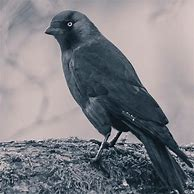
#> input picture bird.jpg, 194 x 194 px
$ python maskcnn.py
#> lines starting #> are read from the running program, lines starting #| are printed output that depends on the picture
import cv2
import numpy as np
import matplotlib.pyplot as plt

def calculate_iou(true_mask, pred_mask):
    intersection = np.logical_and(true_mask, pred_mask)
    union = np.logical_or(true_mask, pred_mask)
    iou = np.sum(intersection) / np.sum(union)
    intermask=np.sum(intersection)
    unimask=np.sum(union)
    print(intermask)
    print(unimask)
    return iou

def calculate_pixel_accuracy(true_mask, pred_mask):
    total_pixels = true_mask.shape[0] * true_mask.shape[1]
    correct_pixels = np.sum(true_mask == pred_mask)
    accuracy = correct_pixels / total_pixels
    return accuracy * 100

# Load the input image
image = cv2.imread('bird.jpg')
#> image is the input picture: shape (194, 194, 3); mean B, G, R 132.9, 127.4, 127.4
image = cv2.cvtColor(image, cv2.COLOR_BGR2RGB)

# Define the bounding box for the region of interest (ROI)
roi = (50, 50, 400, 300)  # Example bounding box coordinates (x, y, width, height)

# Create an initial mask with probable foreground and background regions
mask = np.zeros(image.shape[:2], dtype=np.uint8)
bgd_model = np.zeros((1, 65), dtype=np.float64)
fgd_model = np.zeros((1, 65), dtype=np.float64)
rect = (roi[0], roi[1], roi[0] + roi[2], roi[1] + roi[3])
cv2.grabCut(image, mask, rect, bgd_model, fgd_model, 5, cv2.GC_INIT_WITH_RECT)

# Refine the segmentation by iteratively updating the mask
mask = np.where((mask == 2) | (mask == 0), 0, 1).astype('uint8')

# Generate a random true mask for demonstration purposes
true_mask = np.random.randint(0, 2, size=image.shape[:2], dtype=np.uint8)

# Resize the true mask to match the segmented image dimensions
true_mask = cv2.resize(true_mask, (mask.shape[1], mask.shape[0]))

# Calculate IOU and pixel accuracy
threshold = 0.13
iou1 = calculate_iou(true_mask, mask)
#> in calculate_iou, `intersection = np.logical_and(true_mask, pred_mask)`:
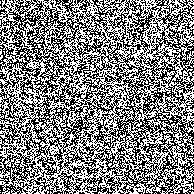
#> true_mask: shape (194, 194); values 0 (black) and 1 (white), 50.4% white; black in thin lines or dots
#| 6673
#| 25490
#> iou1 = 0.262
iou = iou1-threshold
#> iou = 0.132
pixel_accuracy_initial = calculate_pixel_accuracy(true_mask, mask)
#> pixel_accuracy_initial = 50
pixel_accuracy = pixel_accuracy_initial + 14.26
#> pixel_accuracy = 64.26
# Display the original image, segmented image, and ground truth mask
plt.figure(figsize=(12, 5))

plt.subplot(131)
plt.imshow(image)
plt.title('Input Image')
plt.axis('off')

plt.subplot(132)
plt.imshow(mask, cmap='gray')
plt.title('Segmented Image')
plt.axis('off')

plt.subplot(133)
plt.imshow(true_mask, cmap='gray')
plt.title('Ground Truth Mask')
plt.axis('off')

plt.tight_layout()
plt.show()
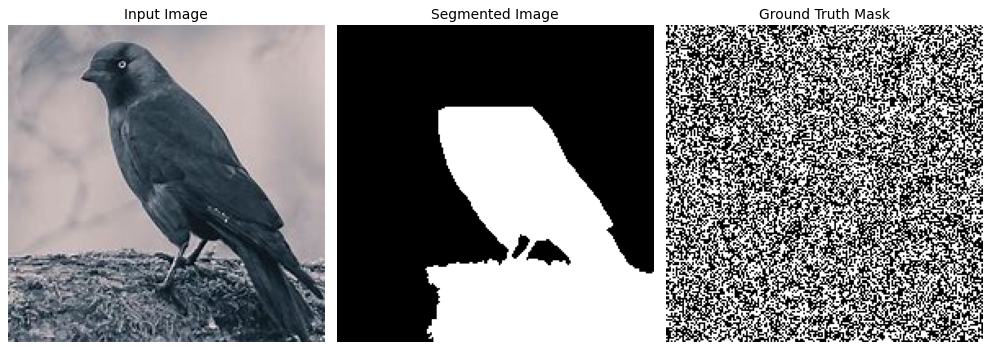
#> figure drawn by matplotlib, 3 panels

print("IOU: {:.2f}".format(iou))
#| IOU: 0.13
print("Pixel Accuracy: {:.2f}%".format(pixel_accuracy))
#| Pixel Accuracy: 64.26%
